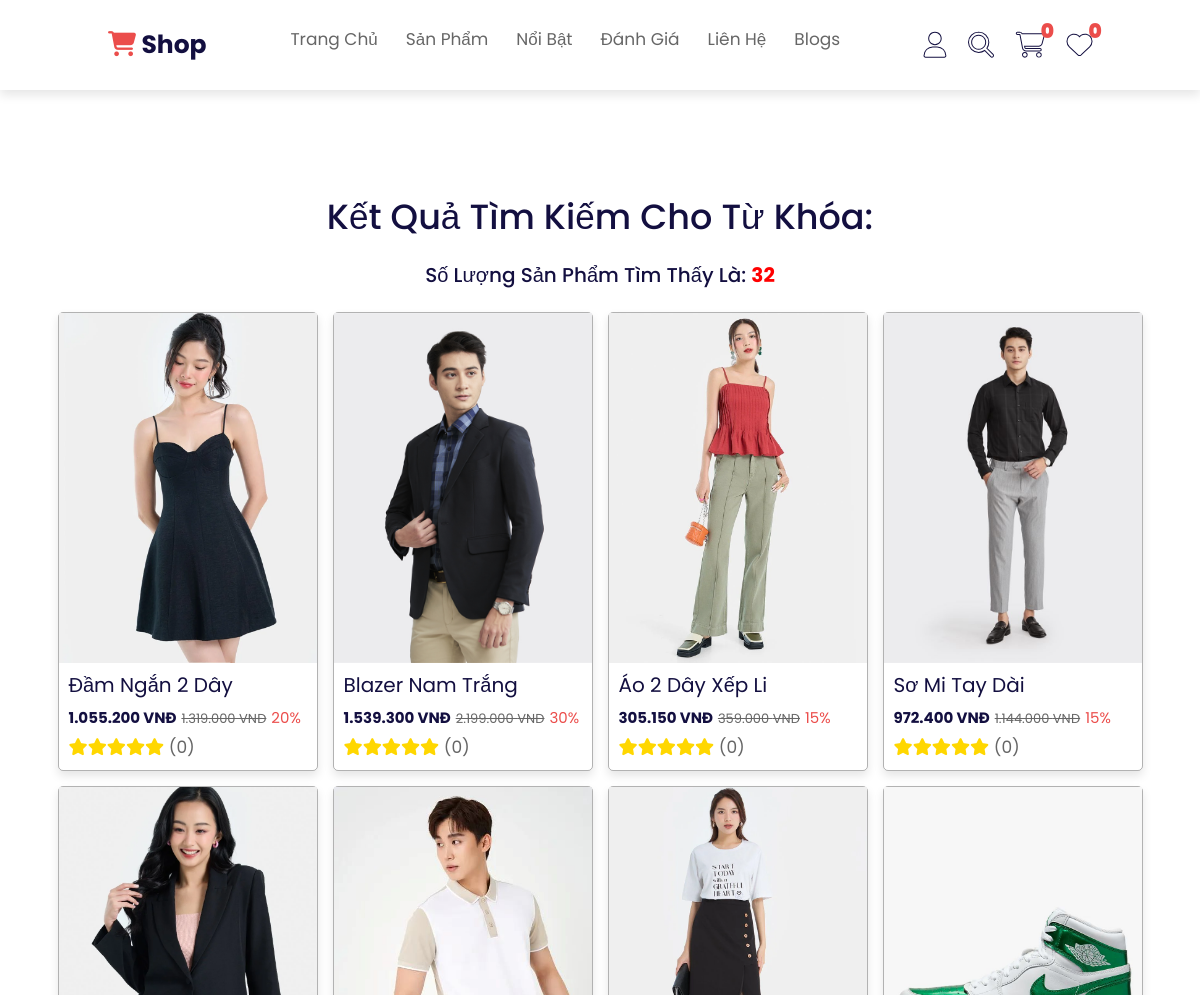
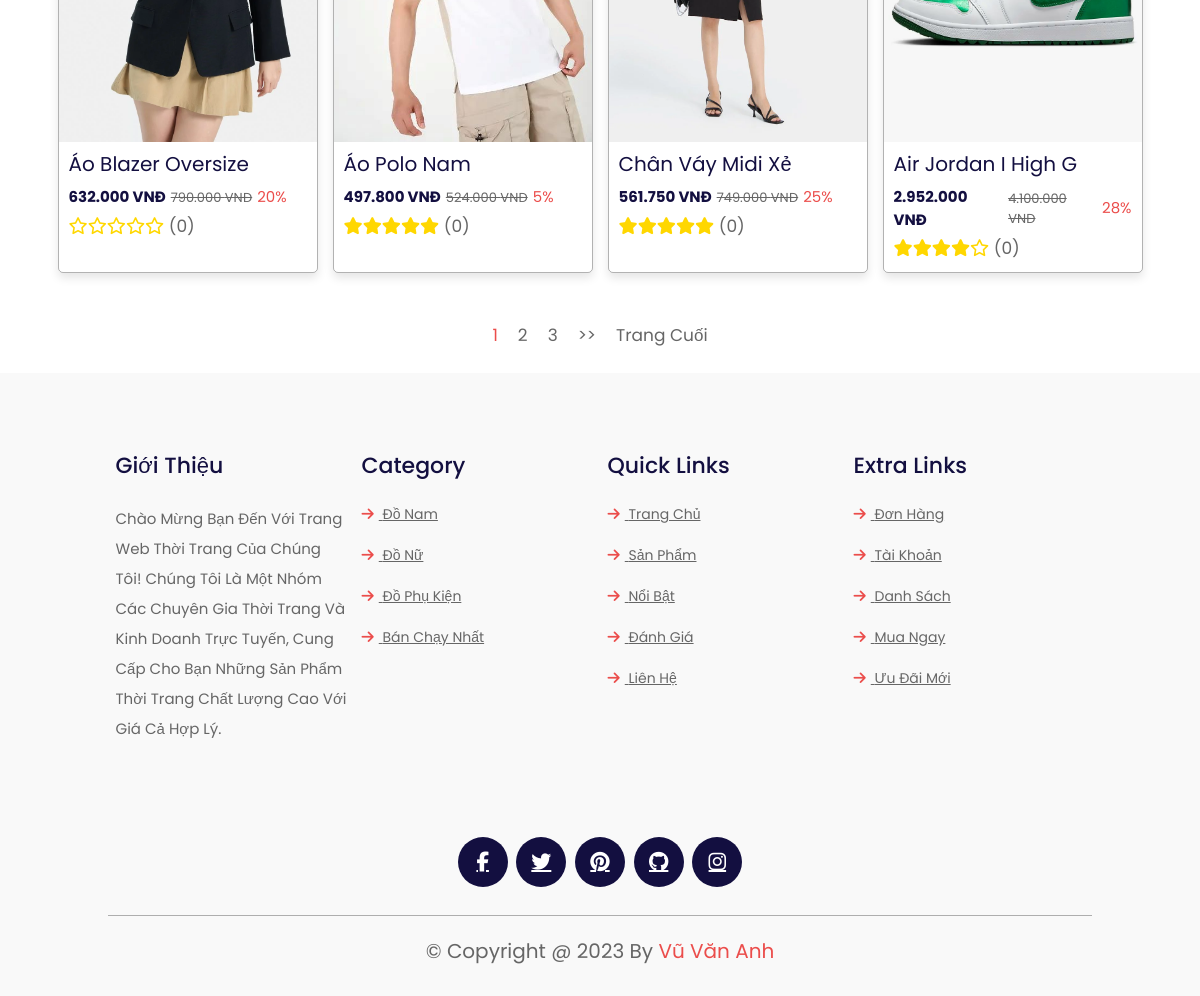
The page /shop/search.php on the database its author committed (2 pictures, top to bottom).
### tables this page shows
CREATE TABLE `tbl_product` (
  `product_id` int NOT NULL,
  `product_name` varchar(50) NOT NULL,
  `product_description` varchar(200) NOT NULL,
  `product_price` bigint NOT NULL,
  `product_discount` int NOT NULL,
  `product_rating` int NOT NULL,
  `product_type_id` int NOT NULL
);

### shop/search.php (the view, shortened to what this page needs)
<!DOCTYPE html>
<html lang="en">
<head>
    <link rel="stylesheet" href="https://site-assets.fontawesome.com/releases/v6.5.2/css/all.css">
    <link rel="stylesheet" href="https://site-assets.fontawesome.com/releases/v6.5.2/css/sharp-thin.css">
    <link rel="stylesheet" href="https://site-assets.fontawesome.com/releases/v6.5.2/css/sharp-solid.css">
    <link rel="stylesheet" href="https://site-assets.fontawesome.com/releases/v6.5.2/css/sharp-regular.css">
    <link rel="stylesheet" href="https://site-assets.fontawesome.com/releases/v6.5.2/css/sharp-light.css">
    <link rel="stylesheet" href="https://cdn.jsdelivr.net/npm/bootstrap@5.2.3/dist/css/bootstrap.min.css" />
    <link rel="stylesheet" href="css/style.css" />
    <link rel="stylesheet" href="shop/css/search.css">
</head>
<body>
    <?php
        include "library/layout.php";
        include "library/helper.php";
        include "library/pager.php";
        $connection = connectDatabase();
        $search = isset($_REQUEST["search"]) ? $_REQUEST["search"] : "";
    ?>
    <section class="products" style="margin-top: 110px" id="products">
        <h2 class="heading">Kết quả tìm kiếm cho từ khóa: <strong><?php echo $search ?></strong></h2>
            <?php
                $query = "select p.*, MIN(product_color)as product_color,MIN(product_image) as product_image,MIN(product_size) as product_size from tbl_product p inner join tbl_product_style ps on p.product_id = ps.product_id where product_name like '%$search%' group by p.product_id";
                $statement = $connection->prepare($query);
                $statement->execute();
                $result = $statement->fetchAll();
                if(sizeof($result) == 0)
                {
                    ?><h2 class="heading" style="font-size: 20px">Không Có Sản Phẩm Nào</h2><?php
                }
                else
                {
                    ?><h2 class="heading" style="font-size: 20px">Số Lượng Sản Phẩm Tìm Thấy Là: <strong style="color: red"><?php echo sizeof($result) ?></strong></h2><?php
                }
                ?><div class="container" style="margin-top: -50px"><?php
                $limit = 8;
                $start = findStart($limit);
                $result = array_slice($result, $start, $limit);
                foreach($result as $item)
                {
                    ?>
                        <div class="col-md-auto box">
                            <div class="image"><img src="image/product/<?php echo explode('|', $item["product_image"])[0] ?>" alt="<?php echo explode('|', $item["product_image"])[0] ?>"></div>
                            <div class="content">
                                <h3 class="title-name"><a href=""><?php echo $item["product_name"] ?></a></h3>
                                <?php echo generatePrice("box-price", $item["product_price"], $item["product_discount"]) ?>
                                <?php echo generateRating($item["product_rating"]) ?>
                            </div>
                        </div>
                    <?php
                }
            ?>
        </div>
        <div class="break-page">
        </div>
    </section>
</body>

### shop/library/helper.php (shortened to what this page needs)
            <?php
function generateRating($rating)
{
    $html = '<div class="stars">';
    for ($index = 1; $index <= $rating; $index = $index + 1) $html = $html . '<i class="fas fa-star"></i>';
    for ($index= $rating + 1; $index <= 5; $index = $index + 1) $html = $html . '<i class="far fa-star"></i>';
    $html = $html . '<span> (0)</span></div>';
    return $html;
}
function generatePrice($class, $price, $discount)
{
    ?>
        <div class="<?php echo $class ?>">
            <div class="price"><?php echo number_format($price - $price * $discount / 100, 0, ',', '.') ?> VNĐ</div>
            <div class="cut"><?php echo number_format($price, 0, ',', '.') ?> VNĐ</div>
            <div class="offer"><?php echo $discount ?>%</div>
        </div>
    <?php
}
    ?>

### shop/css/style.css (style rules this page uses)
* { font-family: "Poppins", sans-serif; margin: 0; padding: 0; box-sizing: border-box; outline: none; border: none; text-decoration: none; text-transform: capitalize; transition: 0.2s linear; }
html { font-size: 62.5%; scroll-behavior: smooth; scroll-padding-top: 7rem; overflow-x: hidden; }
section { padding: 2rem 9%; }
.heading { font-size: 3.5rem; color: #130f40; padding-bottom: 2rem; text-align: center; }
.container { display: flex; flex-wrap: wrap; gap: 1.5rem; padding-top: 5rem; padding-bottom: 5rem; justify-content: center; }
.products .container .box { width: 26rem; border-radius: 0.5rem; position: relative; -webkit-box-shadow: 0 0.5rem 1rem rgba(0, 0, 0, 0.1); box-shadow: 0 0.5rem 1rem rgba(0, 0, 0, 0.1); border: 0.1rem solid rgba(0, 0, 0, 0.3); }
.products .container .box .image { height: 35rem; width: 100%; overflow: hidden; }
.products .container .box .image img { height: 100%; width: 100%; -o-object-fit: cover; object-fit: cover; }
.products .container .box .content { padding: 1rem; }
.products .container .box .content h3 a { font-size: 2rem; color: #130f40; font-weight: normal; text-decoration: none; }
.products .container .box .content .box-price { padding: 0.5rem 0; display: -webkit-box; display: -ms-flexbox; display: flex; gap: 0.5rem; -webkit-box-align: center; -ms-flex-align: center; align-items: center; }
.products .container .box .content .box-price .price { font-size: 1.5rem; font-weight: bolder; color: #130f40; }
.products .container .box .content .box-price .cut { font-size: 1.3rem; text-decoration: line-through; color: #666; }
.products .container .box .content .box-price .offer { font-size: 1.5rem; color: #eb4d4b; }
.products .container .box .content .stars { font-size: 1.7rem; }
.products .container .box .content .stars i { color: gold; }
.products .container .box .content .stars span { color: #666; }
.break-page { display: flex; flex-wrap: wrap; justify-content: center; padding-bottom: 2.5rem; gap: 2rem; }

### shop/css/search.css (style rules this page uses)
.products { padding: 0; padding-top: 8.6rem; }

### rows shown on the page
tbl_product: shows a picture, product_name "Đầm Ngắn 2 Dây", $price - $price * $discount / 100 "1.055.200", product_price "1.319.000", product_discount "20"
tbl_product: shows a picture, product_name "Blazer Nam Trắng", $price - $price * $discount / 100 "1.539.300", product_price "2.199.000", product_discount "30"
tbl_product: shows a picture, product_name "Áo 2 Dây Xếp Li", $price - $price * $discount / 100 "305.150", product_price "359.000", product_discount "15"
tbl_product: shows a picture, product_name "Sơ Mi Tay Dài", $price - $price * $discount / 100 "972.400", product_price "1.144.000", product_discount "15"
tbl_product: shows a picture, product_name "Áo Blazer Oversize", $price - $price * $discount / 100 "632.000", product_price "790.000", product_discount "20"
tbl_product: shows a picture, product_name "Áo Polo Nam", $price - $price * $discount / 100 "497.800", product_price "524.000", product_discount "5"
tbl_product: shows a picture, product_name "Chân Váy Midi Xẻ", $price - $price * $discount / 100 "561.750", product_price "749.000", product_discount "25"
tbl_product: shows a picture, product_name "Air Jordan I High G", $price - $price * $discount / 100 "2.952.000", product_price "4.100.000", product_discount "28"

### other values the page prints
$_SESSION["tquantity"] "0"
sizeof($result) "32"
$index "1"
$index "2"
$index "3"
